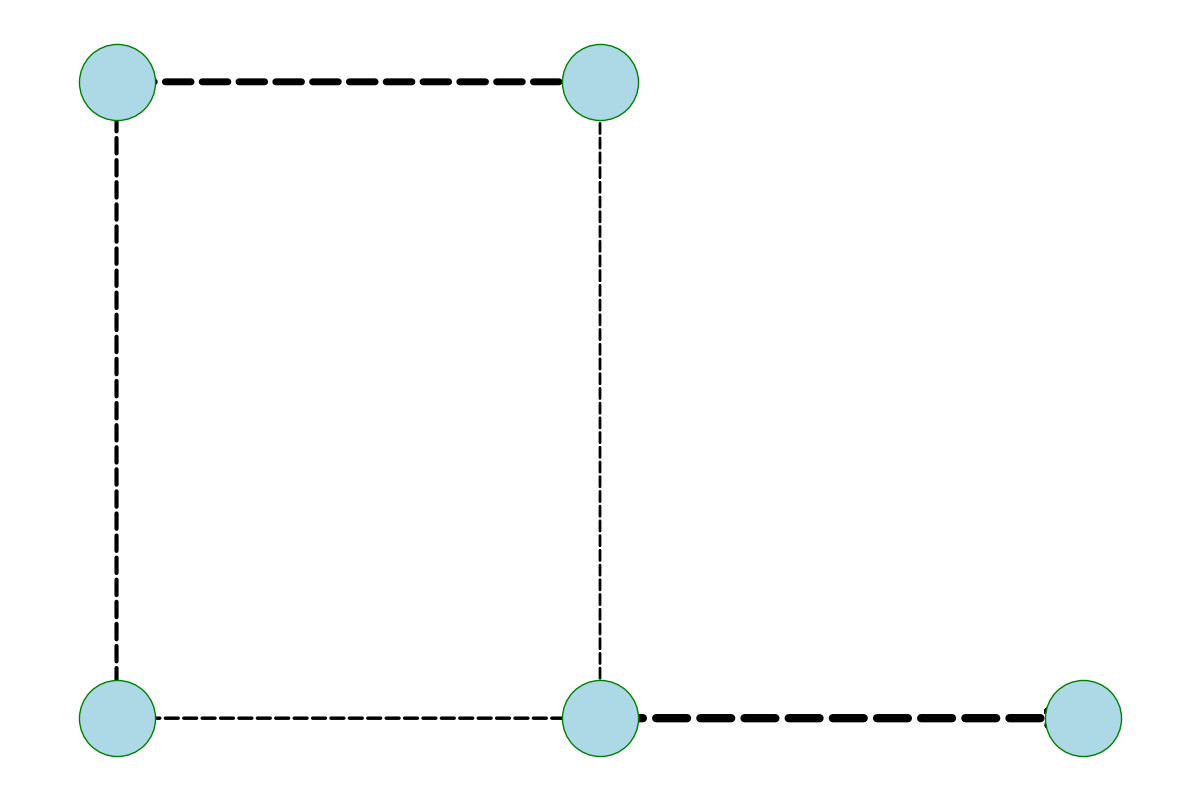

Reproduce this figure in Python.
import matplotlib.pyplot as plt
import networkx as nx

intersections = [
    'A', 'B', 'C', 'D', 'F'
]

traffic_routes = [
    ('A', 'B', 50),
    ('A', 'C', 30),
    ('B', 'D', 20),
    ('C', 'D', 25),
    ('D', 'F', 60)
]

G = nx.DiGraph()
G.add_nodes_from(intersections)

for route in traffic_routes:
    G.add_edge(route[0], route[1], weight=route[2])

edge_widths = [G[u][v]['weight'] / 10 for u, v in G.edges()]

pos = {
    'A': (0, 3),
    'B': (2, 3),
    'C': (0, 1),
    'D': (2, 1),
    'F': (4, 1)
}

plt.figure(figsize=(12, 8))

nx.draw_networkx_nodes(G, pos, node_color='lightblue', node_size=3000, edgecolors='green')
nx.draw_networkx_edges(G, pos, arrowstyle='-|>', arrowsize=25, edge_color='black', width=edge_widths, style='dashed')

plt.axis('off')
plt.tight_layout()
plt.show()
